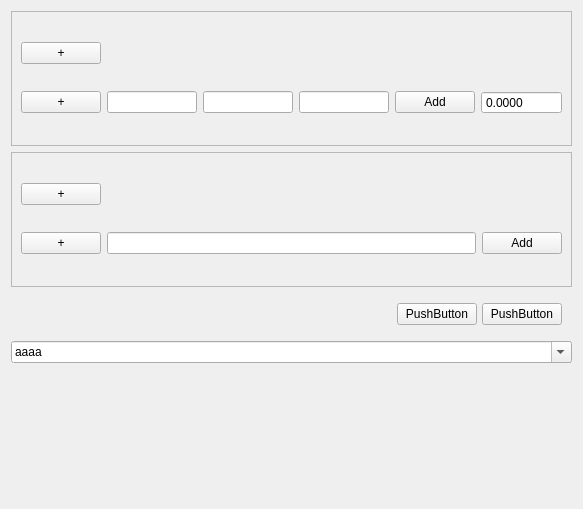
<?xml version="1.0" encoding="UTF-8"?>
<ui version="4.0">
 <class>Form</class>
 <widget class="QWidget" name="Form">
  <property name="geometry">
   <rect>
    <x>0</x>
    <y>0</y>
    <width>583</width>
    <height>509</height>
   </rect>
  </property>
  <property name="windowTitle">
   <string>Form</string>
  </property>
  <layout class="QVBoxLayout" name="verticalLayout">
   <item>
    <widget class="QScrollArea" name="scrollArea">
     <property name="widgetResizable">
      <bool>true</bool>
     </property>
     <widget class="QWidget" name="scrollAreaWidgetContents">
      <property name="geometry">
       <rect>
        <x>0</x>
        <y>0</y>
        <width>569</width>
        <height>132</height>
       </rect>
      </property>
      <layout class="QGridLayout" name="gridLayout_2">
       <item row="0" column="0">
        <widget class="QPushButton" name="pushButton_3">
         <property name="text">
          <string>+</string>
         </property>
        </widget>
       </item>
       <item row="0" column="1" colspan="5">
        <spacer name="horizontalSpacer">
         <property name="orientation">
          <enum>Qt::Horizontal</enum>
         </property>
         <property name="sizeHint" stdset="0">
          <size>
           <width>516</width>
           <height>20</height>
          </size>
         </property>
        </spacer>
       </item>
       <item row="1" column="0">
        <widget class="QPushButton" name="pushButton_7">
         <property name="text">
          <string>+</string>
         </property>
        </widget>
       </item>
       <item row="1" column="1">
        <widget class="QLineEdit" name="lineEdit">
         <property name="echoMode">
          <enum>QLineEdit::NoEcho</enum>
         </property>
         <property name="readOnly">
          <bool>true</bool>
         </property>
        </widget>
       </item>
       <item row="1" column="2">
        <widget class="QLineEdit" name="lineEdit_2"/>
       </item>
       <item row="1" column="3">
        <widget class="QLineEdit" name="lineEdit_3"/>
       </item>
       <item row="1" column="4">
        <widget class="QPushButton" name="pushButton">
         <property name="text">
          <string>Add</string>
         </property>
        </widget>
       </item>
       <item row="1" column="5">
        <widget class="QDoubleSpinBox" name="doubleSpinBox">
         <property name="buttonSymbols">
          <enum>QAbstractSpinBox::NoButtons</enum>
         </property>
         <property name="decimals">
          <number>4</number>
         </property>
         <property name="maximum">
          <double>999999999.000000000000000</double>
         </property>
        </widget>
       </item>
      </layout>
     </widget>
    </widget>
   </item>
   <item>
    <widget class="QScrollArea" name="scrollArea_2">
     <property name="widgetResizable">
      <bool>true</bool>
     </property>
     <widget class="QWidget" name="scrollAreaWidgetContents_2">
      <property name="geometry">
       <rect>
        <x>0</x>
        <y>0</y>
        <width>569</width>
        <height>131</height>
       </rect>
      </property>
      <layout class="QGridLayout" name="gridLayout">
       <item row="0" column="0">
        <widget class="QPushButton" name="pushButton_8">
         <property name="text">
          <string>+</string>
         </property>
        </widget>
       </item>
       <item row="0" column="1" colspan="2">
        <spacer name="horizontalSpacer_3">
         <property name="orientation">
          <enum>Qt::Horizontal</enum>
         </property>
         <property name="sizeHint" stdset="0">
          <size>
           <width>516</width>
           <height>20</height>
          </size>
         </property>
        </spacer>
       </item>
       <item row="1" column="0">
        <widget class="QPushButton" name="pushButton_4">
         <property name="text">
          <string>+</string>
         </property>
        </widget>
       </item>
       <item row="1" column="1">
        <widget class="QLineEdit" name="lineEdit_5"/>
       </item>
       <item row="1" column="2">
        <widget class="QPushButton" name="pushButton_2">
         <property name="text">
          <string>Add</string>
         </property>
        </widget>
       </item>
      </layout>
     </widget>
    </widget>
   </item>
   <item>
    <layout class="QHBoxLayout" name="horizontalLayout">
     <property name="spacing">
      <number>5</number>
     </property>
     <property name="leftMargin">
      <number>30</number>
     </property>
     <property name="topMargin">
      <number>10</number>
     </property>
     <property name="rightMargin">
      <number>10</number>
     </property>
     <property name="bottomMargin">
      <number>10</number>
     </property>
     <item>
      <spacer name="horizontalSpacer_2">
       <property name="orientation">
        <enum>Qt::Horizontal</enum>
       </property>
       <property name="sizeHint" stdset="0">
        <size>
         <width>40</width>
         <height>20</height>
        </size>
       </property>
      </spacer>
     </item>
     <item>
      <widget class="QPushButton" name="pushButton_6">
       <property name="text">
        <string>PushButton</string>
       </property>
      </widget>
     </item>
     <item>
      <widget class="QPushButton" name="pushButton_5">
       <property name="text">
        <string>PushButton</string>
       </property>
      </widget>
     </item>
    </layout>
   </item>
   <item>
    <widget class="QComboBox" name="comboBox">
     <property name="editable">
      <bool>true</bool>
     </property>
     <property name="maxVisibleItems">
      <number>2</number>
     </property>
     <property name="insertPolicy">
      <enum>QComboBox::InsertAlphabetically</enum>
     </property>
     <property name="sizeAdjustPolicy">
      <enum>QComboBox::AdjustToContents</enum>
     </property>
     <property name="duplicatesEnabled">
      <bool>true</bool>
     </property>
     <property name="frame">
      <bool>true</bool>
     </property>
     <item>
      <property name="text">
       <string>aaaa</string>
      </property>
     </item>
     <item>
      <property name="text">
       <string>aaaa</string>
      </property>
     </item>
    </widget>
   </item>
   <item>
    <spacer name="verticalSpacer">
     <property name="orientation">
      <enum>Qt::Vertical</enum>
     </property>
     <property name="sizeHint" stdset="0">
      <size>
       <width>20</width>
       <height>40</height>
      </size>
     </property>
    </spacer>
   </item>
  </layout>
 </widget>
 <resources/>
 <connections/>
</ui>
